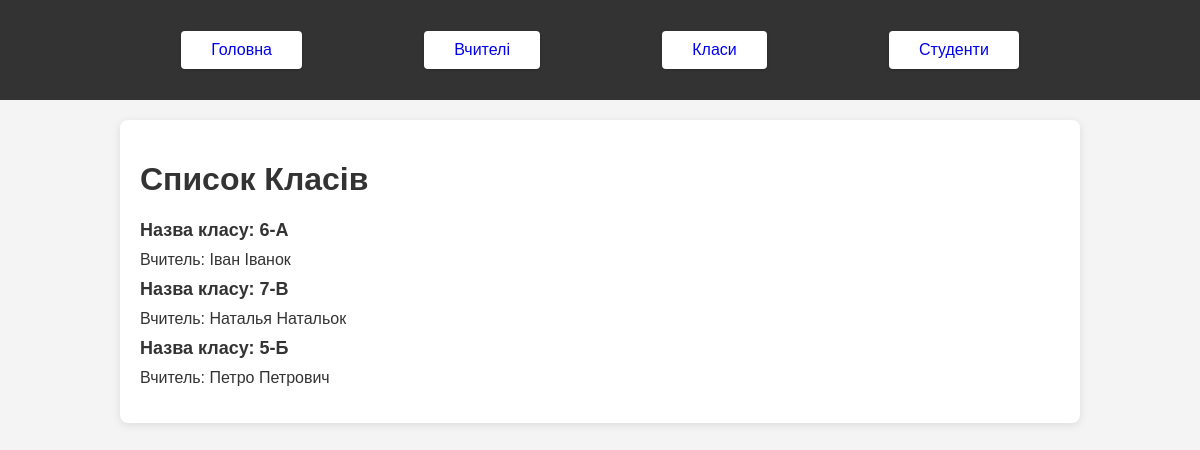
Page /person/classes/ on the committed database.
### Class/models.py (models this page shows, shortened)
class ClassDetails(models.Model):
    name = models.CharField(max_length=30)
    teacher = models.ForeignKey(Teacher, on_delete=models.CASCADE)

class Person(models.Model):
    first_name = models.CharField(max_length=30)
    last_name = models.CharField(max_length=30)
    def full_name(self):
        return f"{self.first_name} {self.last_name}"
    class Meta:
        abstract = True

class Teacher(Person):
    subject = models.CharField(max_length=30)

### Class/views.py (the view)
# urls.py: path('classes/', class_details_list, name='class_details_list'),
def class_details_list(request):
    class_details = ClassDetails.objects.all()
    return render(request, 'class_detail.html', {'class_details': class_details})

### templates/class_detail.html (shortened to what this page needs)
{% extends 'base.html' %}
{% block content %}
    <div class="class-info">
    <h1>Список Класів</h1>
    <ul>
        {% for class_detail in class_details %}
             <p><strong>Назва класу: {{ class_detail.name }}</strong></p>
             <p>Вчитель: {{ class_detail.teacher.full_name }}</p>
        {% endfor %}
    </ul>
    </div>
{% endblock %}

### static/css/styles.css (style rules this page uses)
body { font-family: Arial, sans-serif; margin: 0; padding: 0; background-color: #f4f4f4; color: #333; }
ul { list-style-type: none; padding: 0; }
.class-info { background-color: #ffffff; padding: 20px; border-radius: 8px; box-shadow: 0 2px 8px rgba(0, 0, 0, 0.1); }
.class-info p { margin: 10px 0; }
.class-info p strong { font-size: 18px; color: #333; }

### rows in the picture
ClassDetails: name "6-А", teacher.full_name "Іван Іванок"
ClassDetails: name "7-В", teacher.full_name "Наталья Натальок"
ClassDetails: name "5-Б", teacher.full_name "Петро Петрович"
